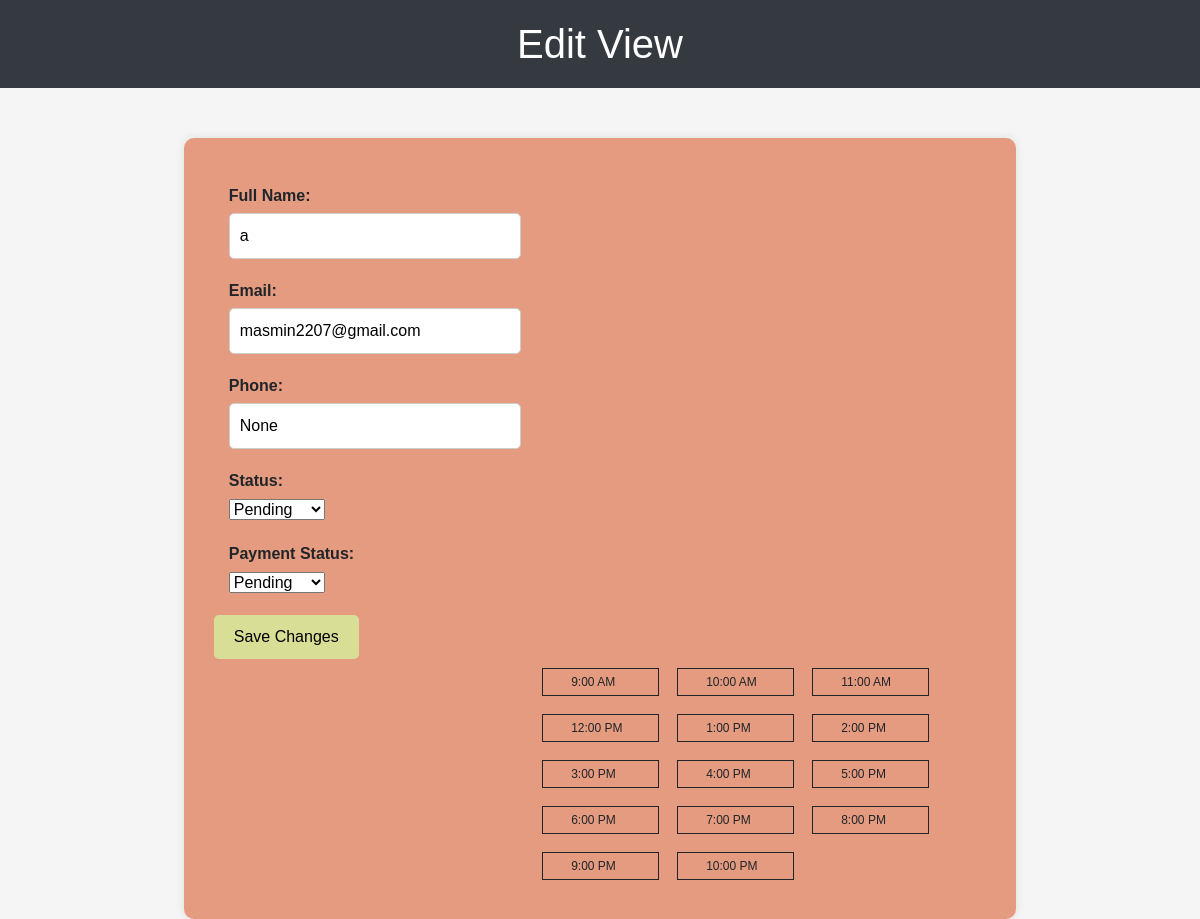
The page /edit_appointment/3 on the database as committed earlier.
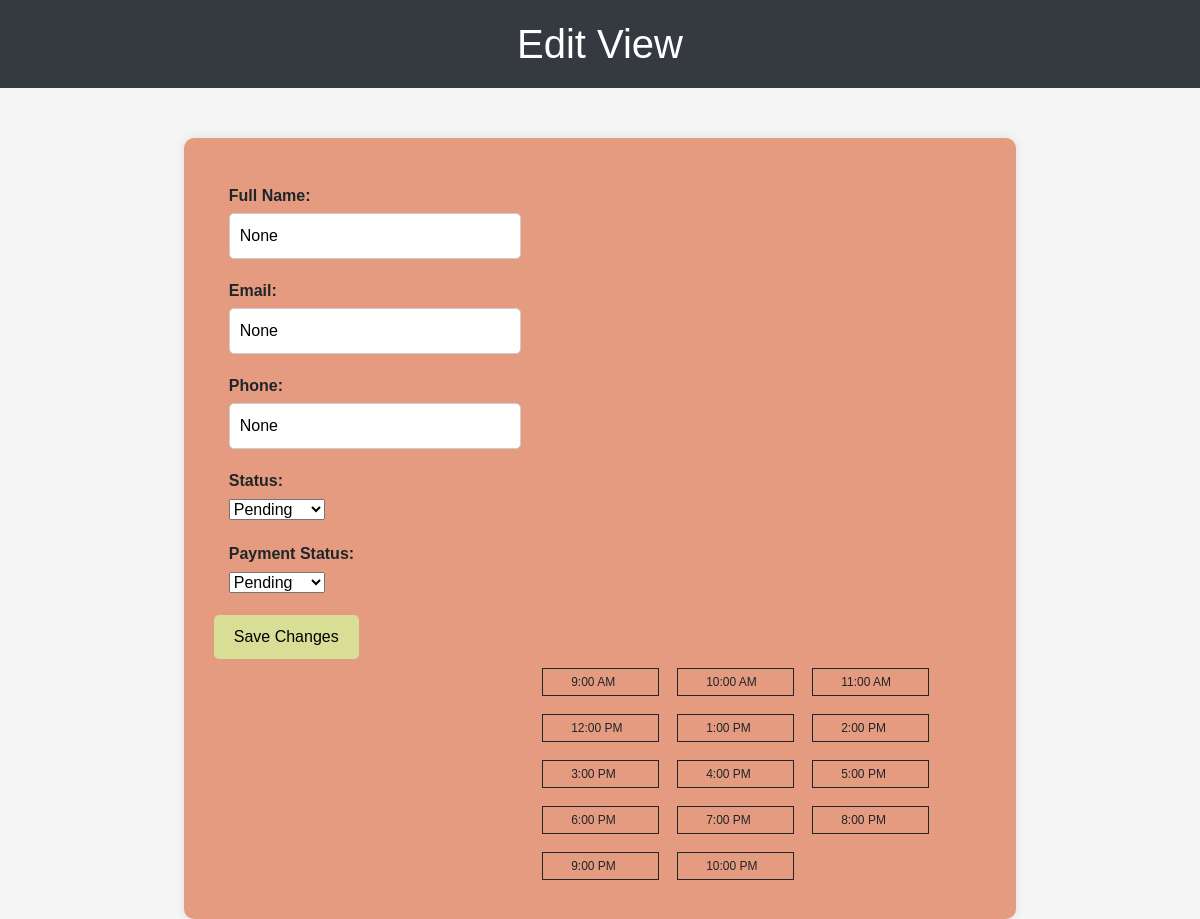
The same page on the database as committed later.
### app.py (models this page shows)
class Appointment(db.Model):
    id = db.Column(db.Integer, primary_key=True)
    full_name = db.Column(db.String)
    email = db.Column(db.String)
    phone = db.Column(db.String)
    status = db.Column(db.String)
    payment_status = db.Column(db.String)
    date = db.Column(db.String)
    start_time = db.Column(db.String)  # Change the type to String
    end_time = db.Column(db.String)

### app.py (the view, shortened to what this page needs)
@app.route('/edit_appointment/<int:appointment_id>', methods=['GET', 'POST'])
def edit_appointment(appointment_id):
    appointment = Appointment.query.get(appointment_id)
    return render_template('edit_appointment.html', appointment=appointment)

### templates/edit_appointment.html (shortened to what the changed rows need)
<!DOCTYPE html>
<html>
<head>
    <link rel="stylesheet" href="https://stackpath.bootstrapcdn.com/bootstrap/4.5.2/css/bootstrap.min.css">
    <link rel="stylesheet"
        href="https://cdnjs.cloudflare.com/ajax/libs/bootstrap-datepicker/1.9.0/css/bootstrap-datepicker.min.css">
    <link rel="stylesheet"
        href="https://cdnjs.cloudflare.com/ajax/libs/bootstrap-datepicker/1.9.0/css/bootstrap-datepicker.min.css" />
</head>
<body>
    <h1>Edit View</h1>
    <section class="container">
        <div class="row goals-sec-pink">
            <div class="col-md-12">
                <form action="{{ url_for('edit_appointment', appointment_id=appointment.id) }}" method="post"
                    id="edit-form">
                    <div class="row contact-cont pt-0">
                        <div class="col-md-5">
                            <div class="form-group">
                                <label for="full_name">Full Name:</label>
                                <input type="text" name="full_name" value="{{ appointment.full_name }}" />
                            </div>
                            <div class="form-group">
                                <label for="email">Email:</label>
                                <input type="email" name="email" value="{{ appointment.email }}" />
                            </div>
                            <div class="form-group">
                                <label for="phone">Phone:</label>
                                <input type="text" name="phone" value="{{ appointment.phone }}" />
                            </div>
                        </div>
                    </div>
            </div>
        </div>
    </section>

Rows that differ between the two databases and show on the page:
changed Appointment "None": full_name "a" → "None"; email "masmin2207@gmail.com" → "None"
